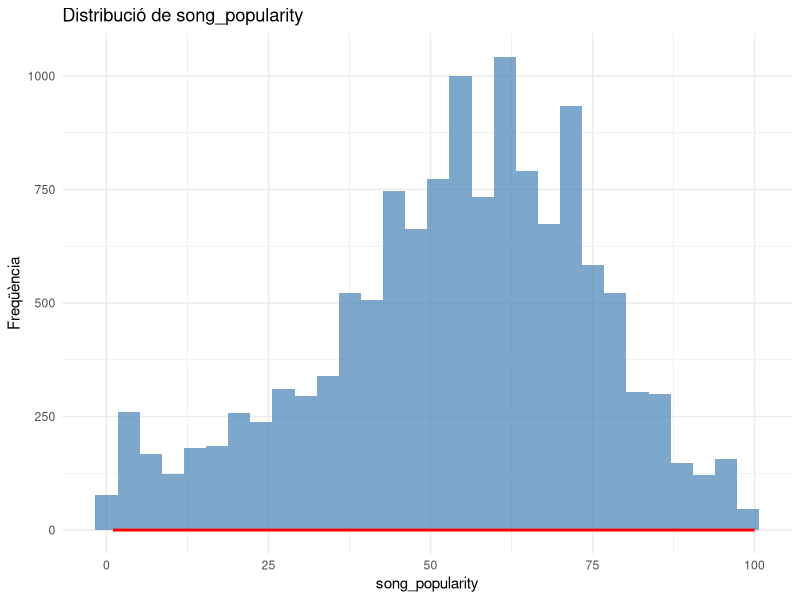
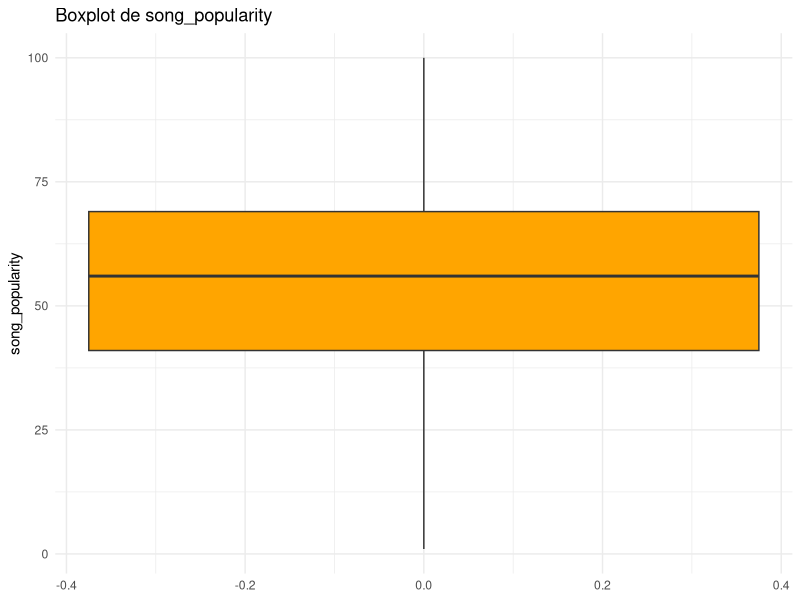
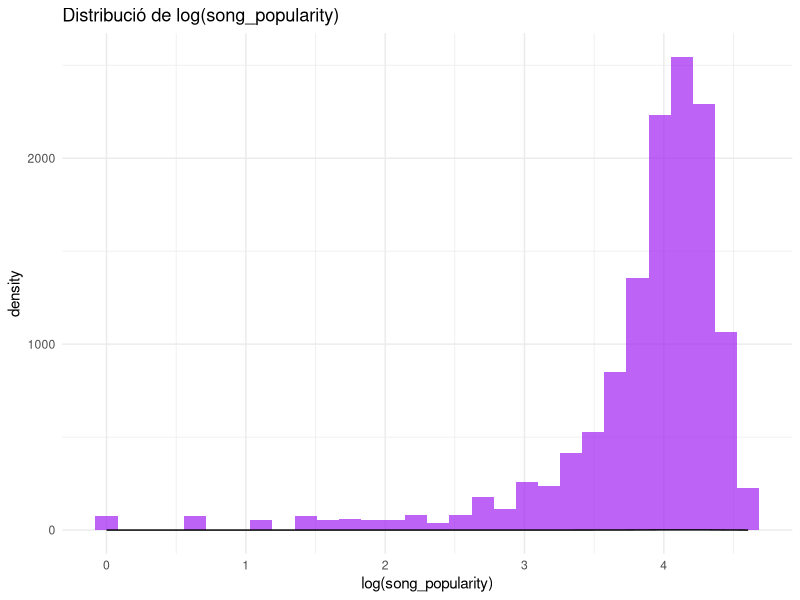
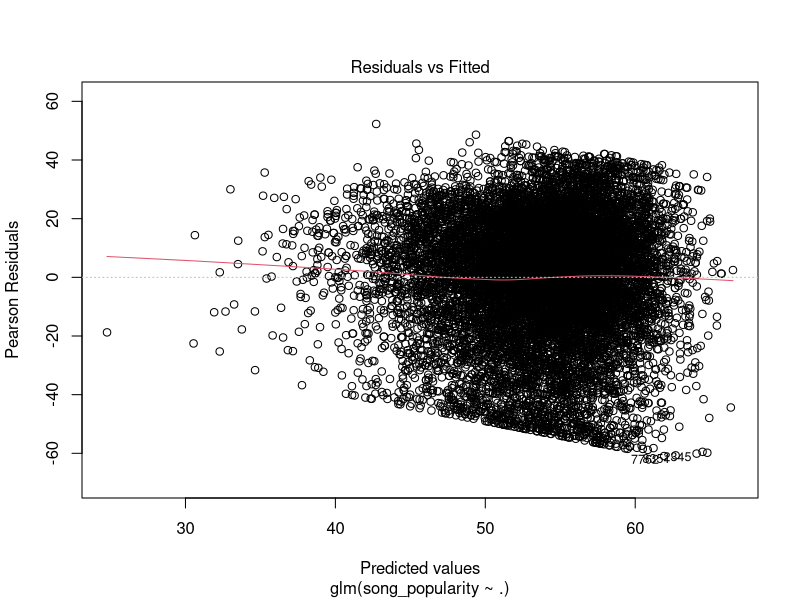
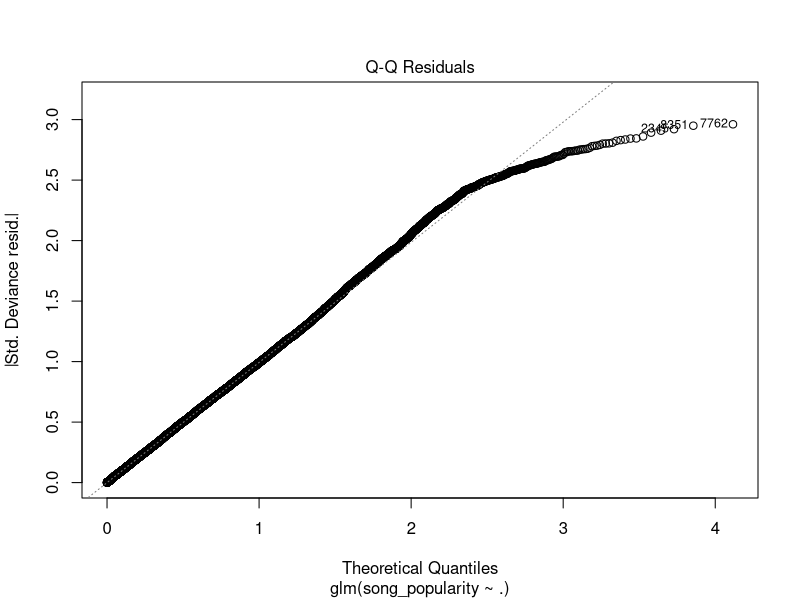
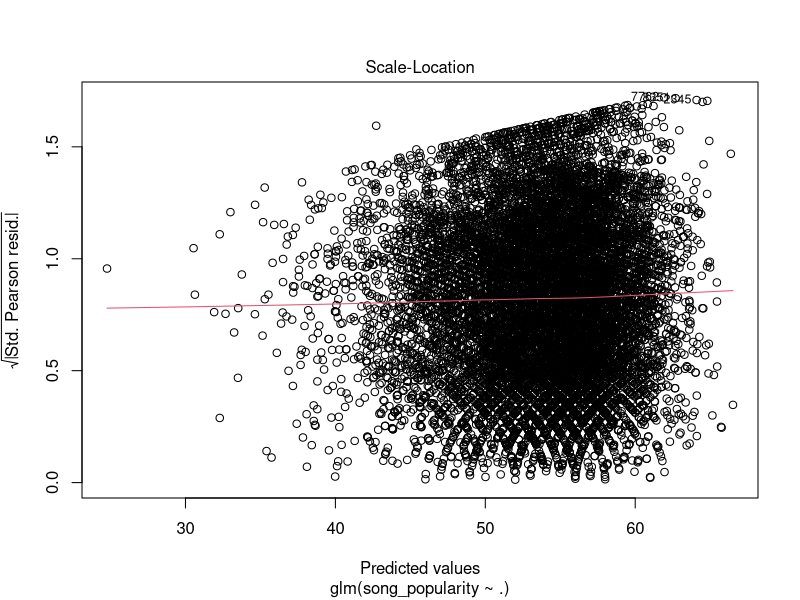
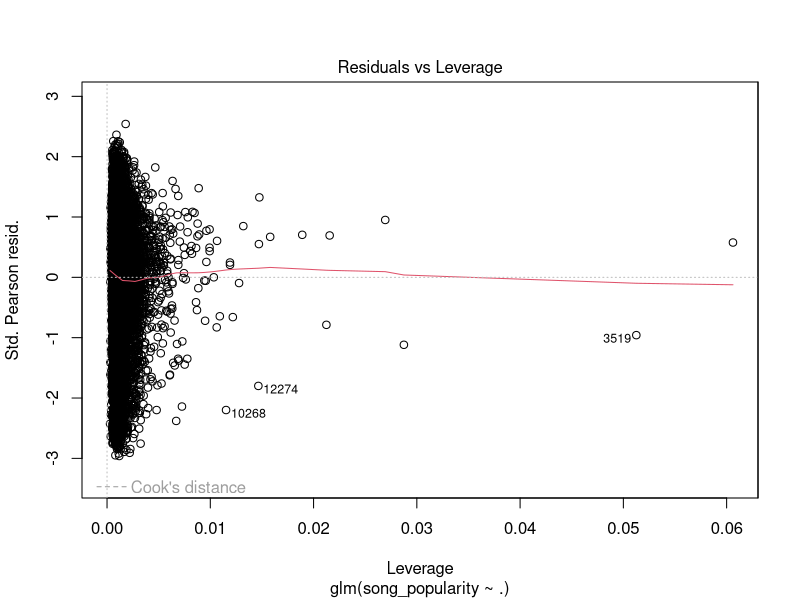
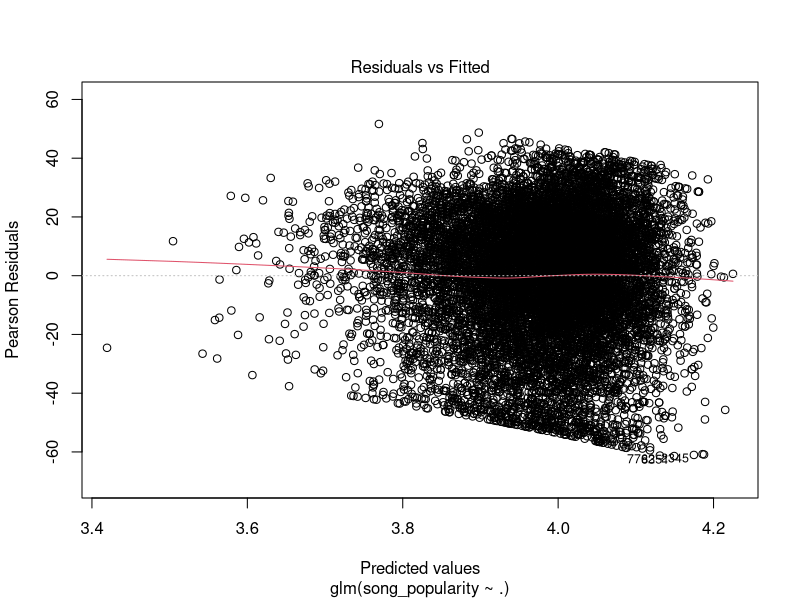

These figures' R source, in order: (Note: this script raises an error after producing the figures.)
## ---- chunk 1
knitr::opts_chunk$set(echo = TRUE)
## ---- chunk 2
library(tidyverse)
library(Metrics)

train <- read.csv("train_pre.csv")
test  <- read.csv("test_pre.csv")
## ---- chunk 3
sum(train$song_popularity == 0)

# veure les files que el contenet
zeros <- train %>% filter(song_popularity == 0)
head(zeros)
## ---- chunk 4
train <- train %>% filter(song_popularity > 0)
## ---- chunk 5
dades <- train

dades$acousticness <- as.numeric(factor(dades$acousticness, 
                                      levels = c("acustic", "mig_acustic", "no_acustic")))
dades$instrumentalness <- as.numeric(factor(dades$instrumentalness, 
                                          levels = c("molta_veu", "poca_veu", "sense_veu")))
dades$tempo <- as.numeric(factor(dades$tempo, 
                                levels = c("lent", "mitjà", "ràpid")))
dades$liveness <- as.numeric(factor(dades$liveness, 
                                   levels = c("gravada", "mig", "en_viu")))

train <- dades
## ---- chunk 6
library(ggplot2)

ggplot(train, aes(x = song_popularity)) +
  geom_histogram(bins = 30, fill = "steelblue", alpha = 0.7) +
  geom_density(color = "red", linewidth = 1) +
  theme_minimal() +
  labs(title = "Distribució de song_popularity",
       x = "song_popularity",
       y = "Freqüència")
## ---- chunk 7
summary(train$song_popularity)
## ---- chunk 8
library(e1071)

skewness_value <- skewness(train$song_popularity)
kurtosis_value <- kurtosis(train$song_popularity)

cat("Asimetria:", skewness_value, "\n")
cat("Curtosi:", kurtosis_value, "\n")
## ---- chunk 9
ggplot(train, aes(y = song_popularity)) +
  geom_boxplot(fill = "orange") +
  theme_minimal() +
  labs(title = "Boxplot de song_popularity")

## ---- chunk 10
ggplot(train, aes(x = log(song_popularity))) +
  geom_histogram(bins = 30, fill = "purple", alpha = 0.7) +
  geom_density(color = "black") +
  theme_minimal() +
  labs(title = "Distribució de log(song_popularity)")

## ---- chunk 11
glm_model <- glm(
  song_popularity ~ .,
  data = train,
  family = gaussian(link = "identity")
)

summary(glm_model)   # Resum del model
## ---- chunk 12
plot(glm_model)
## ---- chunk 13
glm_model2 <- glm(
  song_popularity ~ .,
  data = train,
  family = gaussian(link = "log")
)

summary(glm_model2)   # Resum del model

# Validacio del model
plot(glm_model2)
## ---- chunk 14
glm_model3 <- glm(
  song_popularity ~ .,
  data = train,
  family = gaussian(link = "inverse")
)

summary(glm_model3)   # Resum del model

# Validacio del model
plot(glm_model3)
## ---- chunk 15
glm_model4 <- glm(
  song_popularity ~ .,
  data = train,
  family = poisson(link = "identity")
)

summary(glm_model4)
plot(glm_model4)
## ---- chunk 16
glm_model5 <- glm(
  song_popularity ~ .,
  data = train,
  family = poisson(link = "log")
)

summary(glm_model5)
plot(glm_model5)
## ---- chunk 17
glm_model6 <- glm(
  song_popularity ~ .,
  data = train,
  family = poisson(link = "inverse")
)

summary(glm_model6)
plot(glm_model6)
## ---- chunk 18
pred_train <- predict(glm_model, newdata = train)

# Càlcul d'errors RMSE i MAPE (sobre TRAIN)
rmse_train <- rmse(train$song_popularity, pred_train)
mape_train <- mape(train$song_popularity, pred_train) * 100

cat("RMSE (train):", rmse_train, "\n")
cat("MAPE (train):", mape_train, "%\n")

# a ma
rmse <- sqrt(mean((pred_train - train$song_popularity)^2))
rmse

# MAPE (vigila valors zero!)
mape <- mean(abs((train$song_popularity - pred_train) / train$song_popularity)) * 100
mape
## ---- chunk 19
pred_test <- predict(glm_model, newdata = test)

write.csv(
  data.frame(id = seq_len(nrow(test)),pred_song_popularity = round(pred_test)),
  "prediccions_test_glm.csv",
  row.names = FALSE
)
